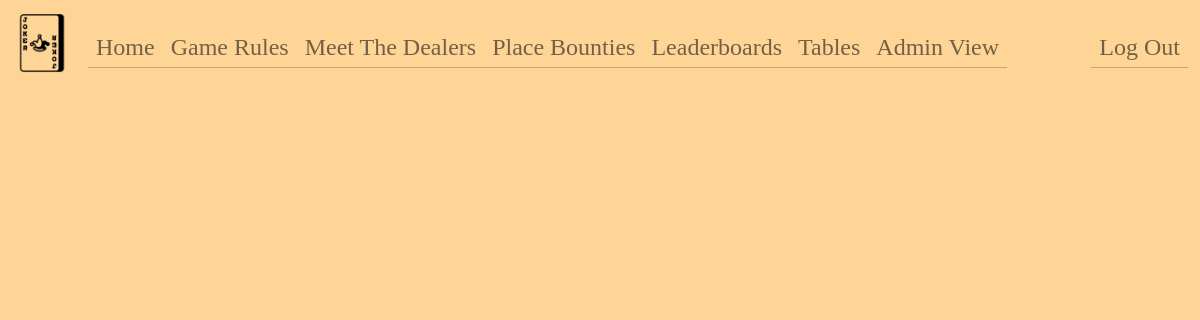
/tables (signed in), run on an earlier commit of the app's database.
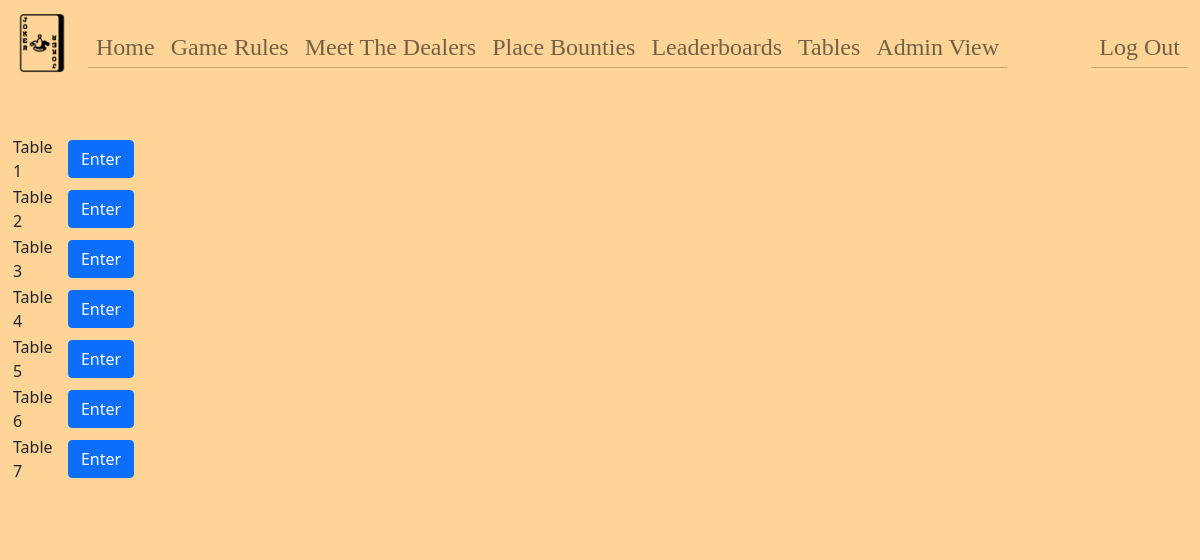
And on a later commit of the database.
### tables this page shows
CREATE TABLE tables (
id INTEGER PRIMARY KEY AUTOINCREMENT, 
dealerid INTEGER DEFAULT 0,
occupied INTEGER DEFAULT 0,
numPlayers INTEGER
);

### app.py (the view)
@app.route("/tables", methods=["GET", "POST"])
@login_required
def tables():
    if request.method == "POST":
        tableid = int(request.form.get("tableid"))
        if tableid == 1:
            return redirect("/table1")
        if tableid == 2:
            return redirect("/table2")
        if tableid == 3:
            return redirect("/table3")
        if tableid == 4:
            return redirect("/table4")
        if tableid == 5:
            return redirect("/table5")
        if tableid == 6:
            return redirect("/table6")
        if tableid == 7:
            return redirect("/table7")
        return redirect("/tables")
    else:
        tables = db.execute("SELECT * FROM tables")
        return render_template("tables.html", tables=tables)

### app.py (called while the page is built)
@app.after_request
def after_request(response):
    response.headers["Cache-Control"] = "no-cache, no-store, must-revalidate"
    response.headers["Expires"] = 0
    response.headers["Pragma"] = "no-cache"
    return response

### helpers.py (called while the page is built)
def login_required(f):
    @wraps(f)
    def decorated_function(*args, **kwargs):
        if session.get("user_id") is None:
            return redirect("/login")
        return f(*args, **kwargs)
    return decorated_function

### templates/tables.html (shortened to what this page needs)
{% extends "layout.html" %}
{% block main %}
    <div class="table-borderless">
    <table>
    {% for table in tables %}
        <tr>
            <form action="/tables" method="post">
                <td class="text-start col-md-6">Table {{ table["id"] }}</td>
                <td><input name="tableid" type="hidden" value="{{ table["id"] }}">
                <button class="btn btn-primary btn-update" type="submit">Enter</button></td>
              </form>
        </tr>
    {% endfor %}
    </table>
    </div>
{% endblock %}

What changed in the data, as far as the page shows it:
added tables: id "1"
added tables: id "2"
added tables: id "3"
added tables: id "4"
added tables: id "5"
added tables: id "6"
added tables: id "7"
